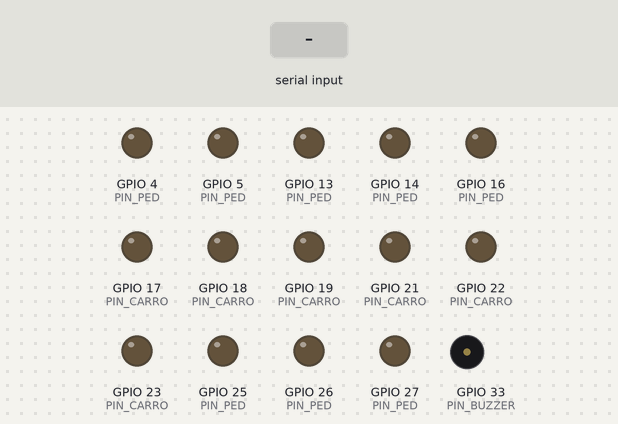
Simulated run of this sketch. Board: ESP32. Parts: output pins drawn as LEDs (lit = HIGH), buzzer (waves = sounding). The inputs (shaded band) are chosen by the test bench. What the sketch prints to the serial monitor is not drawn.

Above: at 1.5 s.
1.6 s: "2\n" received over Serial
At 3.2 s:
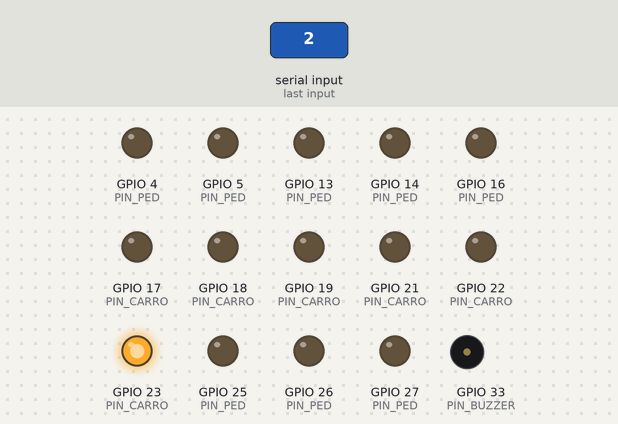
4.6 s: "3\n" received over Serial
At 5.3 s:
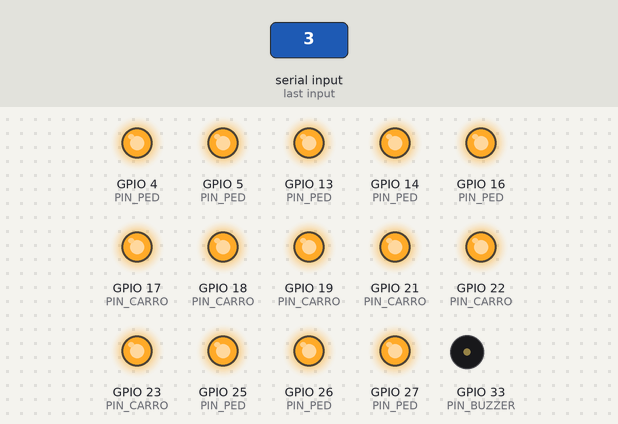
6.1 s: "5\n" received over Serial
At 6.4 s:
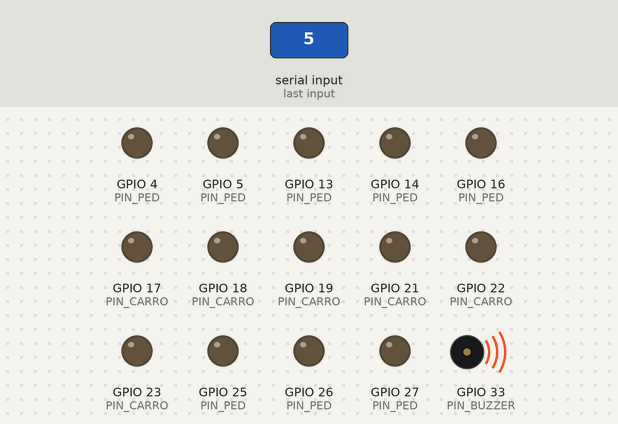
8.2 s: "1\n" received over Serial
At 9.4 s:
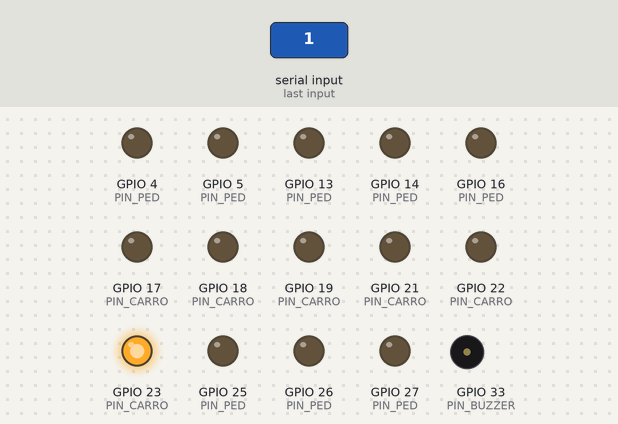
9.7 s: "0\n" received over Serial
At 10.3 s:
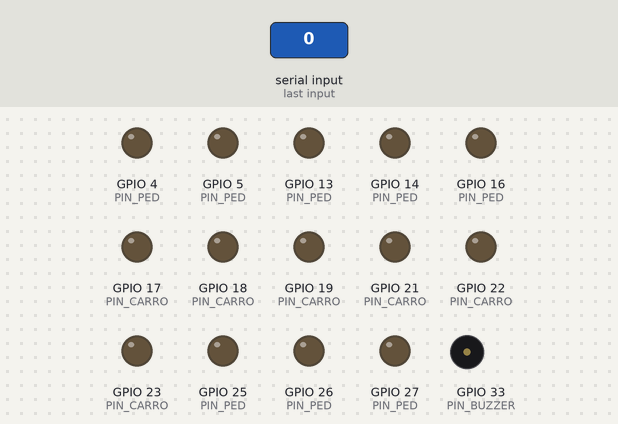
11.2 s: "c,45\n" received over Serial
At 11.7 s:
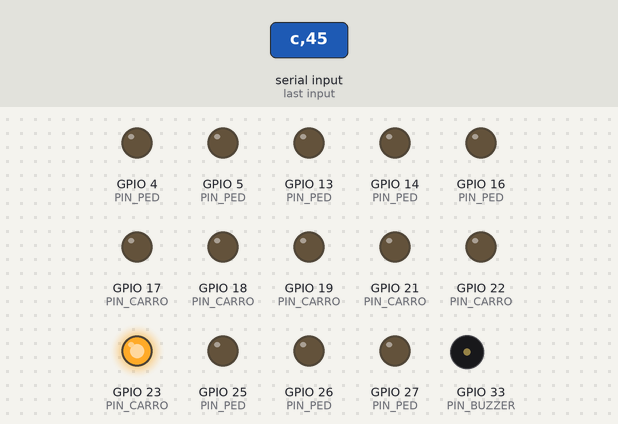
Timing chart, 0 to 13.7 s (numbered marks = the images above; inputs shaded):
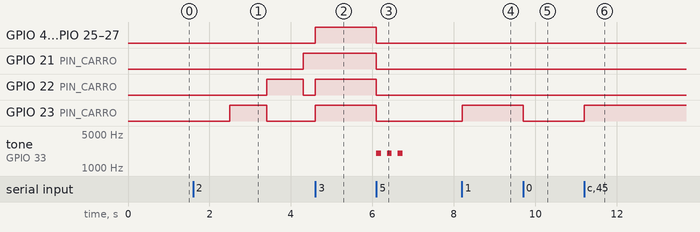

Measured:
- after the input at 1.6 s, GPIO 21 (PIN_CARRO): LOW → HIGH after 2.7 s; GPIO 22 (PIN_CARRO): LOW → HIGH after 1.8 s, → LOW 0.90 s later; GPIO 23 (PIN_CARRO): LOW → HIGH after 0.90 s, → LOW 0.90 s later
- after the input at 4.6 s, GPIO 4 (PIN_PED), GPIO 5 (PIN_PED): LOW → HIGH at once
- after the input at 6.1 s, GPIO 4 (PIN_PED), GPIO 5 (PIN_PED): HIGH → LOW at once
- after the input at 8.2 s, GPIO 23 (PIN_CARRO): LOW → HIGH at once
- after the input at 9.7 s, GPIO 23 (PIN_CARRO): HIGH → LOW at once
- after the input at 11.2 s, GPIO 23 (PIN_CARRO): LOW → HIGH at once

The sketch:

bancada_sinaleiras.ino
```cpp
// GERADO por ferramentas/gera_passo_a_passo.py — nao edite a mao.
//
// Sketch de bancada da placa 1A — sinaleiras. Sem WiFi e sem MQTT de proposito: aqui
// se testa o CIRCUITO, e uma falha nao pode ter tres explicacoes possiveis.
// A pinagem vem do firmware (node_sinaleiras.ino) — nao ha o que conferir a mao.
//
// Monitor Serial em 115200, com final de linha "Nova linha".
// Digite ? para ver o menu.

const int PIN_CARRO[2][3] = { { 23, 22, 21 }, { 19, 18, 17 } };
const int PIN_PED[4][2]   = { { 16, 4 }, { 5, 13 }, { 14, 27 }, { 26, 25 } };
const int PIN_BUZZER      = 33;

// Polaridade copiada do firmware: os focos de veiculo sao MODULOS de mini
// sinaleira e o pino comum do modulo decide se acender e HIGH ou LOW.
// Nao sabe qual e o seu? Comando 4 descobre em 3 segundos, sem multimetro.
const int ACESO   = HIGH;
const int APAGADO = LOW;

// 14 canais: 6 de veiculo (cada um serve DUAS cabecas) e 8 de pedestre.
const int N_CANAIS = 14;
const char* NOME[N_CANAIS]  = { "via A (N+S) vermelho", "via A (N+S) amarelo", "via A (N+S) verde", "via B (L+O) vermelho", "via B (L+O) amarelo", "via B (L+O) verde", "pedestre N vermelho", "pedestre N verde", "pedestre S vermelho", "pedestre S verde", "pedestre L vermelho", "pedestre L verde", "pedestre O vermelho", "pedestre O verde" };
// quantos focos tem de acender em cada canal - e o que prova o paralelo
const int QUANTOS[N_CANAIS] = { 2, 2, 2, 2, 2, 2, 1, 1, 1, 1, 1, 1, 1, 1 };

int pinoDoCanal(int c) {
  if (c < 6) return PIN_CARRO[c / 3][c % 3];
  return PIN_PED[(c - 6) / 2][(c - 6) % 2];
}

void foco(int pino, bool ligado) {
  digitalWrite(pino, ligado ? ACESO : APAGADO);
}

void apagarTudo() {
  for (int c = 0; c < N_CANAIS; c++) foco(pinoDoCanal(c), false);
}

// ---------------------------------------------------------------- comandos
String linha;
int modo = 0;
unsigned long t0 = 0;

void lerComando() {
  while (Serial.available()) {
    char c = Serial.read();
    if (c == '\n' || c == '\r') {
      if (linha.length()) { executar(linha); linha = ""; }
    } else {
      linha += c;
    }
  }
}

int canalFixo = 0, varre = 0;
bool polaridade = false;      // modo 4: nivel atual no pino sob teste

void menu() {
  Serial.println();
  Serial.println(F("== bancada — placa 1A, sinaleiras =="));
  Serial.println(F("  0   apaga tudo"));
  Serial.println(F("  1   acende so o canal fixo (padrao 0)"));
  Serial.println(F("  2   varredura: um canal por vez, com o nome e quantos LEDs esperar"));
  Serial.println(F("  3   acende os 14 canais ao mesmo tempo"));
  Serial.println(F("  4   polaridade: alterna HIGH e LOW no canal fixo"));
  Serial.println(F("  5   buzzer da travessia: tres bips"));
  Serial.println(F("  cN  fixa o canal N (0..13) e entra no modo 1"));
  Serial.println();
  Serial.println(F("  canais 0-5  = veiculo, DOIS focos cada (as duas cabecas da via)"));
  Serial.println(F("  canais 6-13 = pedestre, UM foco cada"));
  Serial.println();
}

void anuncia(int c) {
  Serial.print(F("canal "));
  if (c < 10) Serial.print(' ');
  Serial.print(c);
  Serial.print(F("  GPIO "));
  Serial.print(pinoDoCanal(c));
  Serial.print(F("  ->  "));
  Serial.print(NOME[c]);
  Serial.print(F("   ("));
  Serial.print(QUANTOS[c]);
  Serial.println(QUANTOS[c] == 2 ? F(" focos)") : F(" foco)"));
}

void entrar(int m) {
  modo = m;
  t0 = millis();
  varre = 0;
  apagarTudo();
  switch (m) {
    case 0: Serial.println(F("[0] tudo apagado")); break;
    case 1:
      foco(pinoDoCanal(canalFixo), true);
      Serial.print(F("[1] "));
      anuncia(canalFixo);
      Serial.println(F("    esses focos ficam acesos, parados, ate voce mudar de modo"));
      break;
    case 2:
      Serial.println(F("[2] varredura — confira o nome E a contagem de focos"));
      Serial.println(F("    canal de veiculo que acende UM foco so tem uma cabeca ligada"));
      break;
    case 3:
      for (int c = 0; c < N_CANAIS; c++) foco(pinoDoCanal(c), true);
      Serial.println(F("[3] 20 focos acesos — procure o que ficou apagado ou fraco"));
      break;
    case 4:
      Serial.print(F("[4] polaridade do canal "));
      Serial.println(canalFixo);
      Serial.println(F("    o pino vai alternar entre HIGH e LOW a cada 1,5 s."));
      Serial.println(F("    acendeu no HIGH  -> comum no GND  -> ACESO = HIGH"));
      Serial.println(F("    acendeu no LOW   -> comum no 3V3  -> ACESO = LOW"));
      Serial.print(F("    o firmware esta configurado para ACESO = "));
      Serial.println(ACESO == HIGH ? F("HIGH") : F("LOW"));
      break;
    case 5:
      Serial.println(F("[5] tres bips"));
      for (int i = 0; i < 3; i++) { tone(PIN_BUZZER, 2000, 120); delay(260); }
      noTone(PIN_BUZZER);
      modo = 0;
      break;
    default: Serial.println(F("modo desconhecido — ? para o menu")); modo = 0;
  }
}

void executar(String s) {
  s.trim();
  if (s == "?") { menu(); return; }
  if (s.length() > 1 && (s[0] == 'c' || s[0] == 'C')) {
    int c = s.substring(1).toInt();
    if (c < 0 || c >= N_CANAIS) { Serial.println(F("canal fora de 0..13")); return; }
    canalFixo = c;
    entrar(1);
    return;
  }
  if (s.length() == 1 && s[0] >= '0' && s[0] <= '5') { entrar(s[0] - '0'); return; }
  Serial.println(F("comando desconhecido — ? para o menu"));
}

void setup() {
  Serial.begin(115200);
  delay(300);
  for (int c = 0; c < N_CANAIS; c++) pinMode(pinoDoCanal(c), OUTPUT);
  pinMode(PIN_BUZZER, OUTPUT);
  apagarTudo();
  menu();
  entrar(0);
}

void loop() {
  lerComando();
  unsigned long agora = millis();
  if (modo == 2 && agora - t0 >= 900) {
    t0 = agora;
    apagarTudo();
    foco(pinoDoCanal(varre), true);
    anuncia(varre);
    varre = (varre + 1) % N_CANAIS;
  }
  if (modo == 4 && agora - t0 >= 1500) {
    t0 = agora;
    polaridade = !polaridade;
    digitalWrite(pinoDoCanal(canalFixo), polaridade ? HIGH : LOW);
    Serial.println(polaridade ? F("    agora HIGH") : F("    agora LOW"));
  }
}
```
